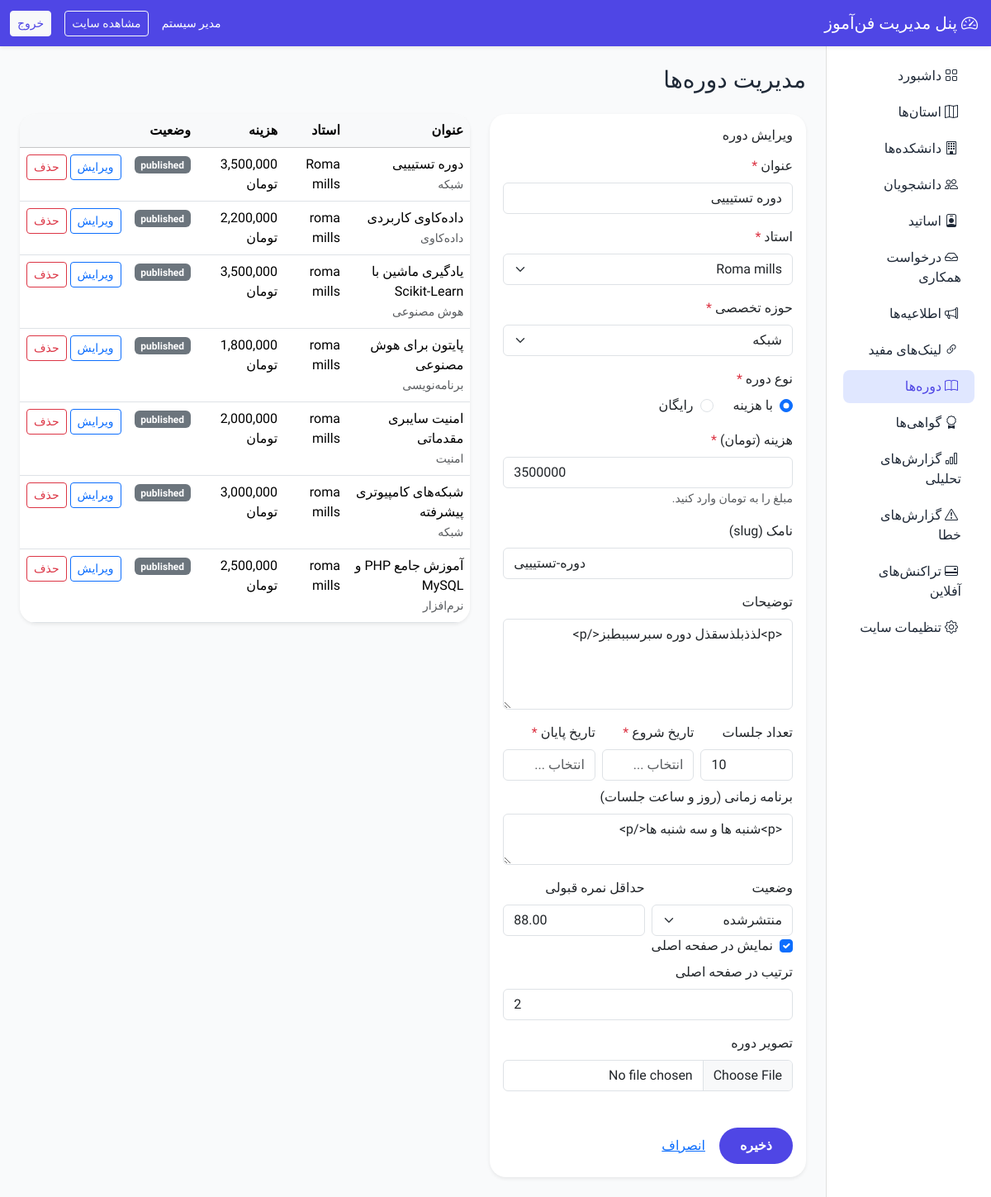
/admin/courses.php?edit=31 (signed in), run on the app's committed database.
### tables this page shows
CREATE TABLE `courses` (
  `id` int(10) UNSIGNED NOT NULL,
  `teacher_id` int(10) UNSIGNED DEFAULT NULL,
  `category_id` int(10) UNSIGNED DEFAULT NULL,
  `province_id` int(10) UNSIGNED DEFAULT NULL,
  `institution_id` int(10) UNSIGNED DEFAULT NULL,
  `title` varchar(255) NOT NULL,
  `slug` varchar(255) NOT NULL,
  `description` text DEFAULT NULL,
  `image` varchar(255) DEFAULT NULL,
  `price` decimal(12,0) NOT NULL DEFAULT 0,
  `is_paid` tinyint(1) NOT NULL DEFAULT 0,
  `min_pass_grade` decimal(5,2) NOT NULL DEFAULT 60.00,
  `session_count` int(10) UNSIGNED NOT NULL DEFAULT 0,
  `duration_hours` int(10) UNSIGNED DEFAULT 0,
  `session_duration_minutes` int(10) UNSIGNED DEFAULT 90,
  `session_days` varchar(100) DEFAULT NULL,
  `start_date` date DEFAULT NULL,
  `end_date` date DEFAULT NULL,
  `schedule_notes` text DEFAULT NULL,
  `status` enum('draft','published','archived','disabled') NOT NULL DEFAULT 'draft',
  `featured_on_home` tinyint(1) NOT NULL DEFAULT 0,
  `home_sort_order` int(11) NOT NULL DEFAULT 0,
  `created_at` timestamp NOT NULL DEFAULT current_timestamp(),
  `updated_at` timestamp NOT NULL DEFAULT current_timestamp() ON UPDATE current_timestamp()
);

CREATE TABLE `users` (
  `id` int(10) UNSIGNED NOT NULL,
  `role` enum('admin','teacher','student') NOT NULL,
  `username` varchar(100) DEFAULT NULL,
  `email` varchar(150) DEFAULT NULL,
  `password_hash` varchar(255) NOT NULL,
  `full_name` varchar(200) NOT NULL,
  `phone` varchar(20) DEFAULT NULL,
  `province_id` int(10) UNSIGNED DEFAULT NULL,
  `institution_id` int(10) UNSIGNED DEFAULT NULL,
  `student_code` varchar(50) DEFAULT NULL,
  `education_level` varchar(50) DEFAULT NULL,
  `national_id` varchar(10) DEFAULT NULL,
  `teacher_status` enum('none','pending','approved','rejected') NOT NULL DEFAULT 'none',
  `first_login_done` tinyint(1) NOT NULL DEFAULT 0,
  `is_active` tinyint(1) NOT NULL DEFAULT 1,
  `created_at` timestamp NOT NULL DEFAULT current_timestamp(),
  `updated_at` timestamp NOT NULL DEFAULT current_timestamp() ON UPDATE current_timestamp()
);

CREATE TABLE `course_categories` (
  `id` int(10) UNSIGNED NOT NULL,
  `name` varchar(100) NOT NULL,
  `slug` varchar(100) NOT NULL,
  `is_active` tinyint(1) NOT NULL DEFAULT 1,
  `sort_order` int(11) NOT NULL DEFAULT 0
);

### includes/db.php (called while the page is built, shortened)
<?php
function db(): PDO
{
    static $pdo = null;
    if ($pdo instanceof PDO) {
        return $pdo;
    }
    global $configDb;
    $dsn = sprintf(
        'mysql:host=%s;port=%d;dbname=%s;charset=%s',
        $configDb['host'],
        $configDb['port'],
        $configDb['dbname'],
        $configDb['charset']
    );
    $pdo = new PDO($dsn, $configDb['username'], $configDb['password'], [
        PDO::ATTR_ERRMODE => PDO::ERRMODE_EXCEPTION,
        PDO::ATTR_DEFAULT_FETCH_MODE => PDO::FETCH_ASSOC,
        PDO::ATTR_EMULATE_PREPARES => false,
    ]);
    return $pdo;
}

### includes/helpers.php (called while the page is built, shortened)
<?php
function e($value): string
{
    if (is_float($value) || is_int($value)) return (string) $value;
    return htmlspecialchars((string) $value, ENT_QUOTES | ENT_SUBSTITUTE, 'UTF-8');
}
function format_price(int|float|string $amount): string
{
    return number_format((float) $amount, 0, '.', ',') . ' تومان';
}
function old(string $key, $default = ''): string
{
    return e($_POST[$key] ?? $default);
}

### admin/courses.php (the view, shortened to what this page needs)
<?php
$errors = [];
$edit = null;
$categories = db()->query('SELECT id, name FROM course_categories WHERE is_active = 1 ORDER BY sort_order')->fetchAll();
$teachers = db()->query("SELECT id, full_name FROM users WHERE role = 'teacher' AND teacher_status = 'approved' ORDER BY full_name")->fetchAll();
if (isset($_GET['edit'])) {
    $stmt = db()->prepare('SELECT * FROM courses WHERE id = ?');
    $stmt->execute([(int) $_GET['edit']]);
    $edit = $stmt->fetch() ?: null;
}
$items = db()->query("
    SELECT c.*, cat.name AS category_name, u.full_name AS teacher_name
    FROM courses c
    LEFT JOIN course_categories cat ON cat.id = c.category_id
    LEFT JOIN users u ON u.id = c.teacher_id
    ORDER BY c.id DESC
")->fetchAll();
require dirname(__DIR__) . '/includes/layout/admin_header.php';
?>
<h1 class="h3 mb-4">مدیریت دوره‌ها</h1>
<div class="row g-4">
    <div class="col-lg-5">
        <div class="card border-0 shadow-sm">
            <div class="card-body">
                <h2 class="h6 mb-3"><?= $edit ? 'ویرایش دوره' : 'افزودن دوره جدید' ?></h2>
                <form method="post" enctype="multipart/form-data" novalidate>
                    <div class="mb-3">
                        <label class="form-label">عنوان <span class="text-danger">*</span></label>
                        <input name="title" class="form-control <?= isset($errors['title']) ? 'is-invalid' : '' ?>"
                               value="<?= old('title', $edit['title'] ?? '') ?>">
                    </div>
                    <div class="mb-3">
                        <label class="form-label">استاد <span class="text-danger">*</span></label>
                        <select name="teacher_id" class="form-select searchable-select <?= isset($errors['teacher_id']) ? 'is-invalid' : '' ?>">
                            <?php foreach ($teachers as $t): ?>
                                <option value="<?= (int) $t['id'] ?>"
                                    <?= old('teacher_id', $edit['teacher_id'] ?? '') == $t['id'] ? 'selected' : '' ?>>
                                    <?= e($t['full_name']) ?>
                                </option>
                            <?php endforeach; ?>
                        </select>
                    </div>
                    <div class="mb-3">
                        <label class="form-label">حوزه تخصصی <span class="text-danger">*</span></label>
                        <select name="category_id" class="form-select searchable-select <?= isset($errors['category_id']) ? 'is-invalid' : '' ?>">
                            <?php foreach ($categories as $cat): ?>
                                <option value="<?= (int) $cat['id'] ?>"
                                    <?= old('category_id', $edit['category_id'] ?? '') == $cat['id'] ? 'selected' : '' ?>>
                                    <?= e($cat['name']) ?>
                                </option>
                            <?php endforeach; ?>
                        </select>
                    </div>
                    <div class="mb-3">
                        <label class="form-label">نوع دوره <span class="text-danger">*</span></label>
                        <div class="d-flex gap-4">
                            <div class="form-check">
                                <input class="form-check-input" type="radio" name="is_paid" id="paidRadio" value="1"
                                    <?= ((int)($edit['is_paid'] ?? 0) === 1) ? 'checked' : '' ?>>
                                <label class="form-check-label" for="paidRadio">با هزینه</label>
                            </div>
                            <div class="form-check">
                                <input class="form-check-input" type="radio" name="is_paid" id="freeRadio" value="0"
                                    <?= ((int)($edit['is_paid'] ?? 0) === 0) ? 'checked' : '' ?>>
                                <label class="form-check-label" for="freeRadio">رایگان</label>
                            </div>
                        </div>
                    </div>
                    <div class="mb-3 price-field" id="priceField" style="<?= ((int)($edit['is_paid'] ?? 0) === 1) ? 'display:block;' : 'display:none;' ?>">
                        <label class="form-label">هزینه (تومان) <span class="text-danger">*</span></label>
                        <input type="number" name="price" class="form-control <?= isset($errors['price']) ? 'is-invalid' : '' ?>"
                               min="0" value="<?= old('price', $edit['price'] ?? 0) ?>" step="1000">
                        <small class="text-muted">مبلغ را به تومان وارد کنید.</small>
                    </div>
                    <div class="mb-3">
                        <label class="form-label">نامک (slug)</label>
                        <input name="slug" class="form-control" value="<?= old('slug', $edit['slug'] ?? '') ?>" dir="ltr">
                    </div>
                    <div class="mb-3">
                        <label class="form-label">توضیحات</label>
                        <textarea name="description" class="form-control tinymce" rows="4"><?= old('description', $edit['description'] ?? '') ?></textarea>
                    </div>
                    <div class="row g-2">
                        <div class="col-4">
                            <label class="form-label">تعداد جلسات</label>
                            <input type="number" name="session_count" class="form-control" min="0"
                                   value="<?= old('session_count', $edit['session_count'] ?? 0) ?>">
                        </div>
                        <div class="col-4">
                            <label class="form-label">تاریخ شروع <span class="text-danger">*</span></label>
                            <input type="text" id="course-start-date" class="form-control" placeholder="انتخاب ..."
                                   value="<?= $edit && $edit['start_date'] ? jdate('Y/m/d', strtotime($edit['start_date'])) : '' ?>"
                                   autocomplete="off">
                        </div>
                        <div class="col-4">
                            <label class="form-label">تاریخ پایان <span class="text-danger">*</span></label>
                            <input type="text" id="course-end-date" class="form-control" placeholder="انتخاب ..."
                                   value="<?= $edit && $edit['end_date'] ? jdate('Y/m/d', strtotime($edit['end_date'])) : '' ?>"
                                   autocomplete="off">
                        </div>
                    </div>
                    <div class="mb-3 mt-2">
                        <label class="form-label">برنامه زمانی (روز و ساعت جلسات)</label>
                        <textarea name="schedule_notes" class="form-control" rows="2"
                                  placeholder="مثلاً شنبه و سه‌شنبه ۱۶ تا ۱۸"><?= old('schedule_notes', $edit['schedule_notes'] ?? '') ?></textarea>
                    </div>
                    <div class="row g-2">
                        <div class="col-6">
                            <label class="form-label">وضعیت</label>
                            <select name="status" class="form-select">
                                <option value="published" <?= old('status', $edit['status'] ?? 'draft') == 'published' ? 'selected' : '' ?>>منتشرشده</option>
                            </select>
                        </div>
                        <div class="col-6">
                            <label class="form-label">حداقل نمره قبولی</label>
                            <input type="number" step="0.01" name="min_pass_grade" class="form-control"
                                   value="<?= old('min_pass_grade', $edit['min_pass_grade'] ?? 60) ?>">
                        </div>
                    </div>
                    <div class="form-check mb-2">
                        <input class="form-check-input" type="checkbox" name="featured_on_home" value="1" id="fh"
                            <?= ((int)($edit['featured_on_home'] ?? 0) === 1) ? 'checked' : '' ?>>
                        <label class="form-check-label" for="fh">نمایش در صفحه اصلی</label>
                    </div>
                    <div class="mb-3">
                        <label class="form-label">ترتیب در صفحه اصلی</label>
                        <input type="number" name="home_sort_order" class="form-control"
                               value="<?= old('home_sort_order', $edit['home_sort_order'] ?? 0) ?>">
                    </div>
                    <div class="mb-3">
                        <label class="form-label">تصویر دوره</label>
                        <input type="file" name="image" class="form-control" accept="image/*">
                        <?php if ($edit && $edit['image']): ?>
                            <div class="mt-1"><img src="<?= e(upload_url($edit['image'])) ?>" style="max-height:60px;" alt=""></div>
                        <?php endif; ?>
                    </div>
                    <button class="btn btn-primary"><?= $edit ? 'ذخیره' : 'افزودن' ?></button>
                    <?php if ($edit): ?>
                        <a href="courses.php" class="btn btn-link">انصراف</a>
                    <?php endif; ?>
                </form>
            </div>
        </div>
    </div>
    <div class="col-lg-7">
        <div class="card border-0 shadow-sm table-responsive">
            <table class="table table-hover mb-0">
                <thead class="table-light"><tr><th>عنوان</th><th>استاد</th><th>هزینه</th><th>وضعیت</th><th></th></tr></thead>
                <tbody>
                    <?php foreach ($items as $item): ?>
                    <tr>
                        <td><?= e($item['title']) ?><br><small class="text-muted"><?= e($item['category_name'] ?? '') ?></small></td>
                        <td><?= e($item['teacher_name'] ?? '---') ?></td>
                        <td><?= (int)$item['is_paid'] ? e(format_price($item['price'])) : 'رایگان' ?></td>
                        <td><span class="badge bg-secondary"><?= e($item['status']) ?></span></td>
                        <td class="text-nowrap">
                            <a href="?edit=<?= (int) $item['id'] ?>" class="btn btn-sm btn-outline-primary">ویرایش</a>
                            <form method="post" class="d-inline" onsubmit="return confirm('حذف دوره؟')">
                                <button class="btn btn-sm btn-outline-danger">حذف</button>
                            </form>
                        </td>
                    </tr>
                    <?php endforeach; ?>
                </tbody>
            </table>
        </div>
    </div>
</div>
<?php require dirname(__DIR__) . '/includes/layout/admin_footer.php'; ?>

### assets/css/theme.css (style rules this page uses)
:root { --fa-primary: #1565c0; --fa-primary-dark: #0d47a1; --fa-primary-light: #e3f2fd; --fa-accent: #2196f3; --fa-bg: #f5f9fc; --fa-text: #1a237e; --fa-muted: #546e7a; }
body { font-family: 'Vazirmatn', Tahoma, sans-serif; color: var(--fa-text); background-color: var(--fa-bg); }
.btn-primary { --bs-btn-bg: var(--fa-primary); --bs-btn-border-color: var(--fa-primary); --bs-btn-hover-bg: var(--fa-primary-dark); --bs-btn-hover-border-color: var(--fa-primary-dark); }
:root { --fa-primary: #4f46e5; --fa-primary-dark: #4338ca; --fa-primary-light: #e0e7ff; --fa-accent: #f59e0b; --fa-bg: #f9fafb; --fa-text: #1f2937; --fa-muted: #6b7280; }
.btn-primary { background-color: var(--fa-primary); border: none; border-radius: 50px; padding: 10px 25px; font-weight: 600; transition: all 0.3s; }
.card, .service-card { border-radius: 20px; transition: transform 0.3s, box-shadow 0.3s; }

### data on the page
courses: title "دوره تستیییی", teacher_id "Roma mills", category_id "شبکه", is_paid "☑ با هزینه", is_paid "☐ رایگان", price "3500000", slug "دوره-تستیییی", description "<p>لذذبلذسقذل دوره سبرسببطبز</p>", session_count "10", schedule_notes "<p>شنبه ها و سه شنبه ها</p>", status "منتشرشده", min_pass_grade "88.00", featured_on_home "☑", home_sort_order "2", category.name "شبکه", teacher.full_name "Roma mills", price "3,500,000 تومان", status "published"
courses: title "داده‌کاوی کاربردی", category.name "داده‌کاوی", teacher.full_name "roma mills", price "2,200,000 تومان", status "published"
courses: title "یادگیری ماشین با Scikit-Learn", category.name "هوش مصنوعی", teacher.full_name "roma mills", price "3,500,000 تومان", status "published"
courses: title "پایتون برای هوش مصنوعی", category.name "برنامه‌نویسی", teacher.full_name "roma mills", price "1,800,000 تومان", status "published"
courses: title "امنیت سایبری مقدماتی", category.name "امنیت", teacher.full_name "roma mills", price "2,000,000 تومان", status "published"
courses: title "شبکه‌های کامپیوتری پیشرفته", category.name "شبکه", teacher.full_name "roma mills", price "3,000,000 تومان", status "published"
courses: title "آموزش جامع PHP و MySQL", category.name "نرم‌افزار", teacher.full_name "roma mills", price "2,500,000 تومان", status "published"

### other printed values
site_name() "فن‌آموز"
auth_user()['full_name'] "مدیر سیستم"
$label "داشبورد"
$label "استان‌ها"
$label "دانشکده‌ها"
$label "دانشجویان"
$label "اساتید"
$label "درخواست همکاری"
$label "اطلاعیه‌ها"
$label "لینک‌های مفید"
$label "دوره‌ها"
$label "گواهی‌ها"
$label "گزارش‌های تحلیلی"
$label "گزارش‌های خطا"
$label "تراکنش‌های آفلاین"
